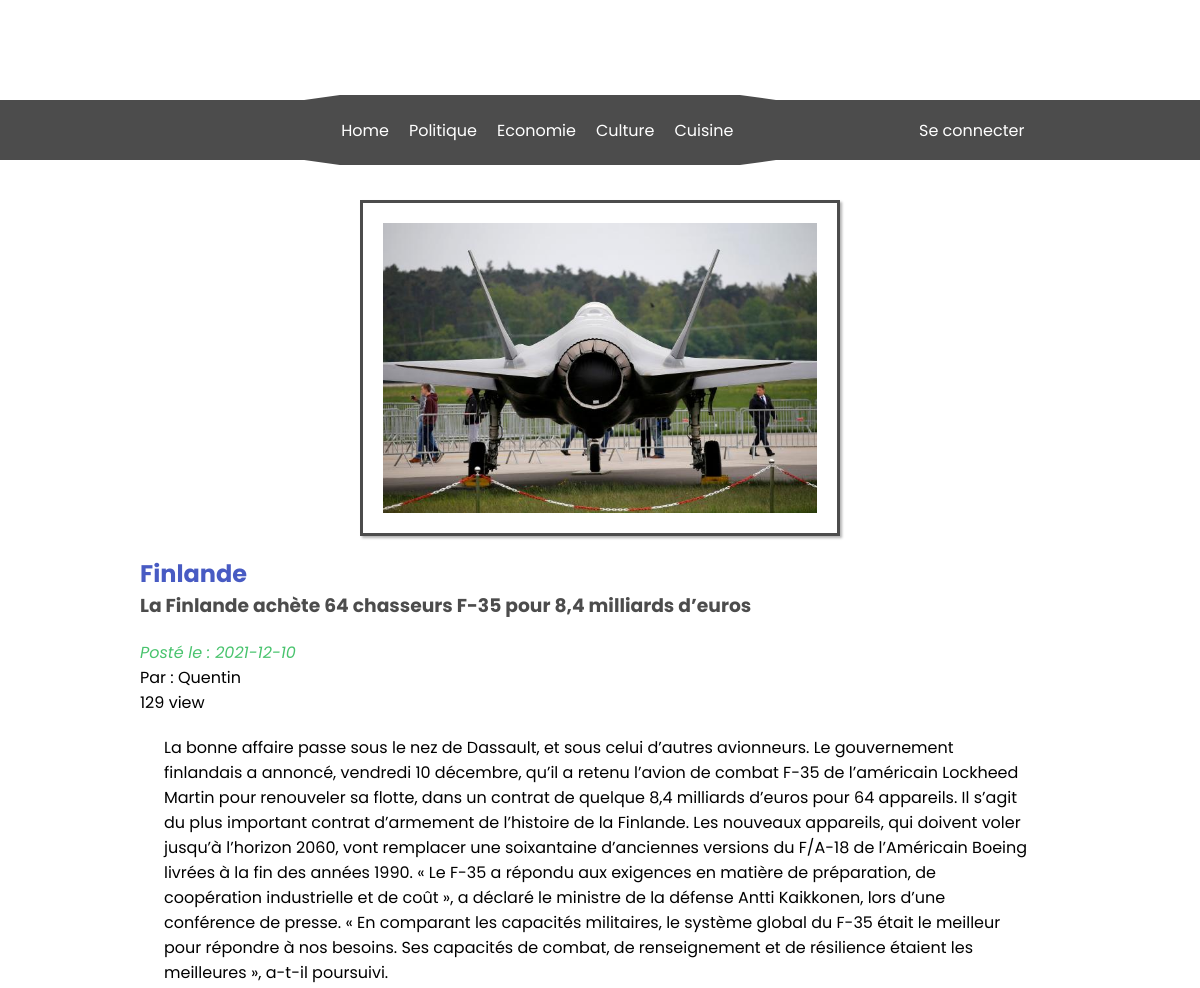
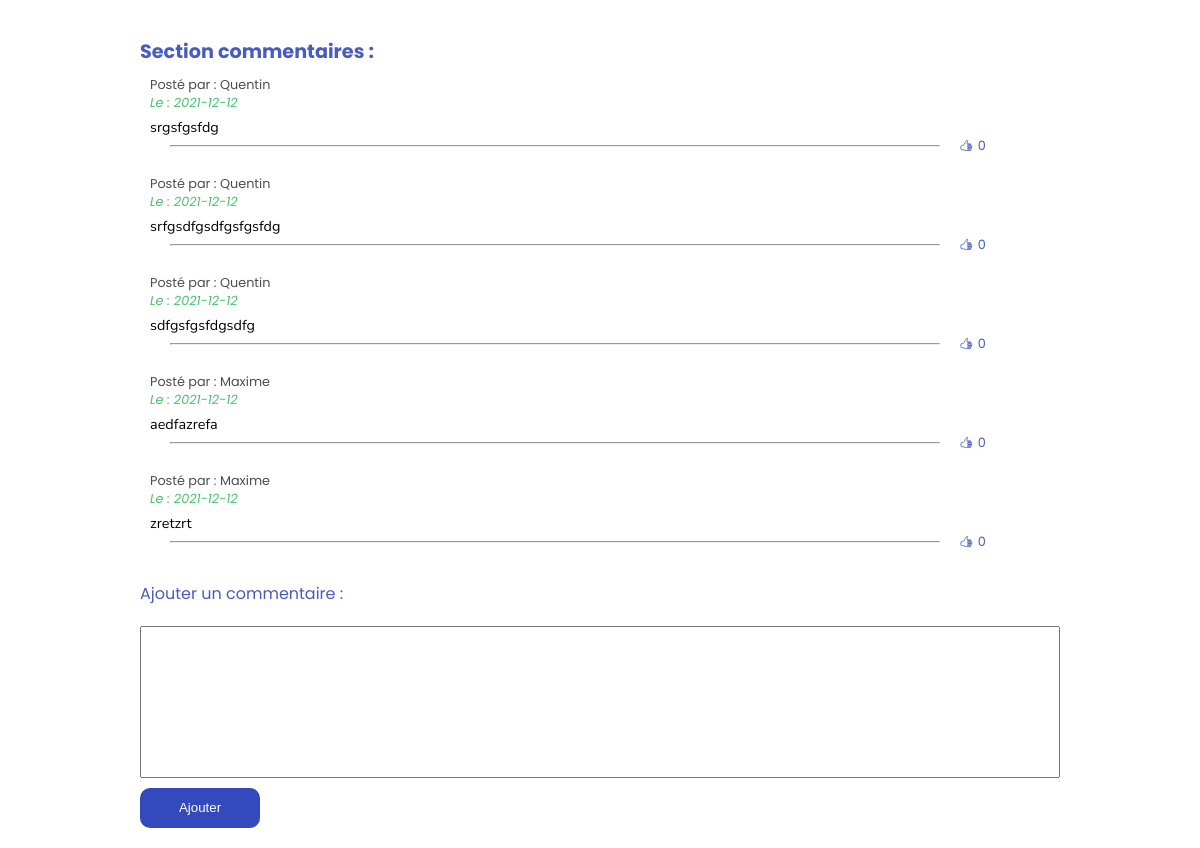
The app's page /index.php?action=new&id=31 with its own data (2 pictures, top to bottom).
### tables this page shows
CREATE TABLE IF NOT EXISTS `article` (
  `id` int(11) NOT NULL AUTO_INCREMENT,
  `userId` int(11) NOT NULL,
  `title` text NOT NULL,
  `objet` text NOT NULL,
  `content` text NOT NULL,
  `photo` text NOT NULL,
  `view` int(11) NOT NULL,
  `type` text NOT NULL,
  `dataActu` date DEFAULT NULL,
  PRIMARY KEY (`id`),
  KEY `userId` (`userId`)
);

CREATE TABLE IF NOT EXISTS `user` (
  `id` int(11) NOT NULL AUTO_INCREMENT,
  `pseudo` varchar(255) NOT NULL,
  `email` text NOT NULL,
  `password` text NOT NULL,
  `status` int(11) NOT NULL,
  PRIMARY KEY (`id`)
);

CREATE TABLE IF NOT EXISTS `comment` (
  `id` int(11) NOT NULL AUTO_INCREMENT,
  `userId` int(11) NOT NULL,
  `articleId` int(11) NOT NULL,
  `content` text NOT NULL,
  `grade` int(11) NOT NULL,
  `date` date NOT NULL,
  PRIMARY KEY (`id`),
  KEY `userId` (`userId`),
  KEY `articleId` (`articleId`)
);

### modele/Database.php (called while the page is built)
<?php
class Database
{
    public static function connect(){
        $username = 'root';
        $password = '';
        $dbb = new PDO('mysql:host=localhost;dbname=newspaper;charset=utf8', $username, $password);
        return $dbb;
    }
}

### modele/Comment.php (called while the page is built, shortened)
<?php
require_once('Modele.php');
class Comment extends Modele
{
    public function getCommentByArticleId($id){
        $query = 'SELECT comment.id,content, grade, pseudo, date FROM comment INNER JOIN user ON comment.userId = user.id WHERE comment.articleId = ? ORDER BY date DESC';
        $stmt = self::connect()->prepare($query);
        $stmt->execute(array($id));
        $request = $stmt->fetchAll();
        return $request;
    }
}

### modele/Modele.php (called while the page is built, shortened)
<?php
require_once('./modele/Database.php');
class Modele extends Database
{
    protected $item;
    public function findByItem($id){
        $query = 'SELECT * FROM ' . $this->item . ' WHERE id = ?';
        $stmt = self::connect()->prepare($query);
        $stmt->execute(array($id));
        $request = $stmt->fetch();
        return $request;
    }
    public function getPseudo($id){
        $query = 'SELECT pseudo FROM user WHERE id = ?';
        $stmt = self::connect()->prepare($query);
        $stmt->execute(array($id));
        $request = $stmt->fetch();
        return $request;
    }
}

### template/view/new.php (the view, shortened to what this page needs)
<main>
    <div class="box-news">
        <img src="<?php echo './ImageArticleStockage/' . $request['photo']; ?>" alt="">
        <div>
            <div class="titre">
                <h2><?php echo $request['title']; ?></h2>
                <h3><?php echo $request['objet']; ?></h3>
            </div>
            <div class="view">
                <p><?php echo 'Posté le : ' . $request['dataActu']; ?></p>
                <p><?php echo 'Par : ' . $pseudo['pseudo']; ?></p>
                <p><?php echo  $request['view'] . " view"; ?></p>
            </div>
            <div class="text">
                <p><?php echo $request['content']; ?></p>
            </div>
        </div>
    </div>
    <div class="comment-news" >
        <div>
            <h4>Section commentaires :</h4>
        </div>
        <?php
            if(isset($comments) && !empty($comments)) :
                foreach($comments as $comment) :
                    ?>
                    <div class="comments">
                            <p>Posté par : <span><?php echo htmlspecialchars($comment['pseudo'])?></span></p>
                            <p>Le : <span><?php echo htmlspecialchars($comment['date'])?></span></p>
                            <p><?php echo htmlspecialchars($comment['content'])?></p>
                            <div>
                                <div class="trait">
                                    <hr>
                                </div>
                                <div class="lien" >
                                    <a href="../index.php?action=gradeComment&idC=<?php echo $comment['id']; ?>&idA=<?php echo $request['id']; ?>" >
                                        <ion-icon name="thumbs-up-outline"></ion-icon><p><?php echo htmlspecialchars($comment['grade']); ?></p>
                                    </a>
                                </div>
                            </div>
                    </div>
                    <?php
                endforeach;
                else:
                ?>
                <div class="comments">
                    <p>(Aucun commentaire)</p>
                </div>
                <?php
            endif;
            ?>
        <div class="ajout" >
            <form action="../index.php?action=comment&id=<?php echo $request['id']; ?>" method="post">
                <div>
                    <label for="text">Ajouter un commentaire :</label>
                    <textarea name="commentText" id="text" cols="30" rows="10"></textarea>
                    <input type="submit" value="Ajouter" class="button-style" >
                </div>
            </form>
        </div>
    </div>
</main>
<?php require_once('./template/template.php'); ?>

### public/css/style.css (style rules this page uses)
* { padding: 0; margin: 0; box-sizing: border-box; }
:root { --color-p1-o1: rgba(255,255,255,0.1); --color-p1-o2: rgba(255,255,255,0.3); --color-p1-o3: rgba(255,255,255,0.5); --color-p1-o4: rgba(255,255,255,0.7); --color-p1-o5: rgba(255,255,255,0.9); --color-p1-o6: rgba(255,255,255,1); --color-p2-o1: rgba(0, 0, 0, 0.1); --color-p2-o2: rgba(0, 0, 0, 0.3); --color-p2-o3: rgba(0, 0, 0, 0.5); --color-p2-o4: rgba(0, 0, 0, 0.7); --color-p2-o5: rgba(0, 0, 0, 0.9); --color-p2-o6: rgb(0, 0, 0); --color-p3-o1: rgba(52, 73, 189,0.1); --color-p3-o2: rgba(52, 73, 189,0.3); --color-p3-o3: rgba(52, 73, 189,0.5); --color-p3-o4: rgba(52, 73, 189,0.7); --color-p3-o5: rgba(52, 73, 189,0.9); --color-p3-o6: rgb(52, 73, 189); --color-p4-o1: rgba(52, 189, 93, 0.1); --color-p4-o2: rgba(52, 189, 93, 0.3); --color-p4-o3: rgba(52, 189, 93, 0.5); --color-p4-o4: rgba(52, 189, 93, 0.7); --color-p4-o5: rgba(52, 189, 93, 0.9); --color-p4-o6: rgb(52, 189, 93); --font1: 'Poppins', sans-serif; --font2: 'Nunito', sans-serif; --trans0: all 0.2s linear; --trans1: all 0.4s linear; --trans2: all 0.6s linear; --trans3: all 0.8s linear; --trans4: all 1s linear; --bs-p1-1: 0.1em 0.1em 0.1em var(--color-p1-o1); --bs-p1-2: 0.15em 0.15em 0.15em var(--color-p1-o2); --bs-p2-1: 0.1em 0.1em 0.1em var(--color-p2-o1); --bs-p2-2: 0.15em 0.15em 0.15em var(--color-p2-o2); --bs-p3-1: 0.1em 0.1em 0.1em var(--color-p3-o1); --bs-p3-2: 0.15em 0.15em 0.15em var(--color-p3-o2); }
body { font-family: var(--font1); }
a { text-decoration: none; }
.button-style { background-color: var(--color-p3-o6); border: 1px solid transparent; color: var(--color-p1-o6); transition: var(--trans1); }

### public/css/new.css (style rules this page uses)
main { padding: 0 20px; }
.box-news, .comment-news { display: flex; flex-direction: column; margin: 0 25vw; }
img { width: 20vw; align-self: center; padding: 20px; border: solid var(--color-p2-o4) 3px; box-shadow: var(--bs-p2-2); }
h2 { color: var(--color-p3-o5); }
h3 { color: var(--color-p2-o4); }
.titre { margin: 20px auto; }
.view { margin-bottom: 20px; }
.view p:nth-child(1) { font-style: italic; color: var(--color-p4-o5); }
.text { margin: 0 2vw; }
.comment-news { padding-top: 40px; }
.comment-news h4 { font-size: 1.2em; color: var(--color-p3-o5); }
.comments > p:nth-child(1) { color:var(--color-p2-o4); font-size: 0.8em; }
.comments > p:nth-child(2) { color:var(--color-p4-o5); font-size: 0.8em; font-style: italic; }
.comments > p:nth-child(3) { margin-top: 5px; font-size: 0.9em; font-family: var(--font2); }
.comments { padding: 10px; }
.comments > div { display: flex; align-items: center; justify-content: space-between; font-size: 0.8em; }
.trait { width: 90%; text-align: center; padding: 0 20px; }
.trait hr { color: var(--color-p2-o3); }
.lien { width: 10%; }
.lien a { display: flex; flex-direction: row; align-items: center; gap: 5px; color: var(--color-p3-o5); }
.ajout { padding: 20px 0; }
.ajout form { display: flex; flex-direction: column; }
.ajout form > div { display: flex; flex-direction: column; gap: 10px; }
form > div label { font-size: var(--font2); color: var(--color-p3-o5) }
form > div input { width: 120px; height: 40px; border-radius: 10px; }
form > div textarea { resize: none; }
@media (max-width: 1200px) { .box-news, .comment-news { margin: 0 10vw; } }
@media (max-width: 1200px) { img { width: 40vw; } }

### records on screen
article: photo (picture), title "Finlande", objet "La Finlande achète 64 chasseurs F-35 pour 8,4 milliards d’euros", dataActu "2021-12-10", view "129", content "La bonne affaire passe sous le nez de Dassault, et sous celui d’autres avionneurs. Le gouvernement finlandais a annoncé, vendredi 10 décembre, qu’il a retenu l’avion de combat F-35 de l’américain Lockheed Martin pour renouveler sa flotte, dans un contrat de quelque 8,4 milliards d’euros pour 64 appareils. Il s’agit du plus important contrat d’armement de l’histoire de la Finlande. Les nouveaux appareils, qui doivent voler jusqu’à l’horizon 2060, vont remplacer une soixantaine d’anciennes versions du F/A-18 de l’Américain Boeing livrées à la fin des années 1990. « Le F-35 a répondu aux exigences en matière de préparation, de coopération industrielle et de coût », a déclaré le ministre de la…"
user: pseudo "Quentin"
comment: userId.pseudo "Quentin", date "2021-12-12", content "srgsfgsfdg", grade "0"
comment: userId.pseudo "Quentin", date "2021-12-12", content "srfgsdfgsdfgsfgsfdg", grade "0"
comment: userId.pseudo "Quentin", date "2021-12-12", content "sdfgsfgsfdgsdfg", grade "0"
comment: userId.pseudo "Maxime", date "2021-12-12", content "aedfazrefa", grade "0"
comment: userId.pseudo "Maxime", date "2021-12-12", content "zretzrt", grade "0"
